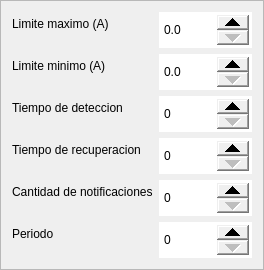
        <widget class="QFrame" name="frame_7">
         <property name="styleSheet">
          <string notr="true">QDoubleSpinBox { 
height: 30;
}

QDoubleSpinBox::up-button { 
width: 32px; 
height: 15;
}
QDoubleSpinBox::down-button { 
width: 32px; 
height: 15;

}</string>
         </property>
         <property name="frameShape">
          <enum>QFrame::StyledPanel</enum>
         </property>
         <property name="frameShadow">
          <enum>QFrame::Raised</enum>
         </property>
         <layout class="QFormLayout" name="formLayout_7">
          <item row="0" column="0">
           <widget class="QLabel" name="label_39">
            <property name="text">
             <string>Limite maximo (A)</string>
            </property>
           </widget>
          </item>
          <item row="0" column="1">
           <widget class="QDoubleSpinBox" name="control_101E">
            <property name="accelerated">
             <bool>true</bool>
            </property>
            <property name="prefix">
             <string/>
            </property>
            <property name="suffix">
             <string/>
            </property>
            <property name="decimals">
             <number>1</number>
            </property>
            <property name="minimum">
             <double>0.000000000000000</double>
            </property>
            <property name="maximum">
             <double>9999999999.000000000000000</double>
            </property>
            <property name="singleStep">
             <double>0.100000000000000</double>
            </property>
           </widget>
          </item>
          <item row="1" column="0">
           <widget class="QLabel" name="label_40">
            <property name="text">
             <string>Limite minimo (A)</string>
            </property>
           </widget>
          </item>
          <item row="1" column="1">
           <widget class="QDoubleSpinBox" name="control_101F">
            <property name="accelerated">
             <bool>true</bool>
            </property>
            <property name="prefix">
             <string/>
            </property>
            <property name="suffix">
             <string/>
            </property>
            <property name="decimals">
             <number>1</number>
            </property>
            <property name="minimum">
             <double>0.000000000000000</double>
            </property>
            <property name="maximum">
             <double>9999999999.000000000000000</double>
            </property>
            <property name="singleStep">
             <double>0.100000000000000</double>
            </property>
           </widget>
          </item>
          <item row="3" column="1">
           <widget class="QDoubleSpinBox" name="control_1020">
            <property name="accelerated">
             <bool>true</bool>
            </property>
            <property name="prefix">
             <string/>
            </property>
            <property name="suffix">
             <string/>
            </property>
            <property name="decimals">
             <number>0</number>
            </property>
            <property name="minimum">
             <double>0.000000000000000</double>
            </property>
            <property name="maximum">
             <double>9999999999.000000000000000</double>
            </property>
            <property name="singleStep">
             <double>1.000000000000000</double>
            </property>
           </widget>
          </item>
          <item row="3" column="0">
           <widget class="QLabel" name="label_41">
            <property name="text">
             <string>Tiempo de deteccion</string>
            </property>
           </widget>
          </item>
          <item row="4" column="0">
           <widget class="QLabel" name="label_42">
            <property name="text">
             <string>Tiempo de recuperacion</string>
            </property>
           </widget>
          </item>
          <item row="4" column="1">
           <widget class="QDoubleSpinBox" name="control_1021">
            <property name="accelerated">
             <bool>true</bool>
            </property>
            <property name="prefix">
             <string/>
            </property>
            <property name="suffix">
             <string/>
            </property>
            <property name="decimals">
             <number>0</number>
            </property>
            <property name="minimum">
             <double>0.000000000000000</double>
            </property>
            <property name="maximum">
             <double>9999999999.000000000000000</double>
            </property>
            <property name="singleStep">
             <double>1.000000000000000</double>
            </property>
           </widget>
          </item>
          <item row="5" column="0">
           <widget class="QLabel" name="label_43">
            <property name="text">
             <string>Cantidad de notificaciones</string>
            </property>
           </widget>
          </item>
          <item row="5" column="1">
           <widget class="QDoubleSpinBox" name="control_1022">
            <property name="accelerated">
             <bool>true</bool>
            </property>
            <property name="prefix">
             <string/>
            </property>
            <property name="suffix">
             <string/>
            </property>
            <property name="decimals">
             <number>0</number>
            </property>
            <property name="minimum">
             <double>0.000000000000000</double>
            </property>
            <property name="maximum">
             <double>9999999999.000000000000000</double>
            </property>
           </widget>
          </item>
          <item row="6" column="1">
           <widget class="QDoubleSpinBox" name="control_1023">
            <property name="accelerated">
             <bool>true</bool>
            </property>
            <property name="prefix">
             <string/>
            </property>
            <property name="suffix">
             <string/>
            </property>
            <property name="decimals">
             <number>0</number>
            </property>
            <property name="minimum">
             <double>0.000000000000000</double>
            </property>
            <property name="maximum">
             <double>9999999999.000000000000000</double>
            </property>
           </widget>
          </item>
          <item row="6" column="0">
           <widget class="QLabel" name="label_44">
            <property name="text">
             <string>Periodo</string>
            </property>
           </widget>
          </item>
         </layout>
        </widget>
